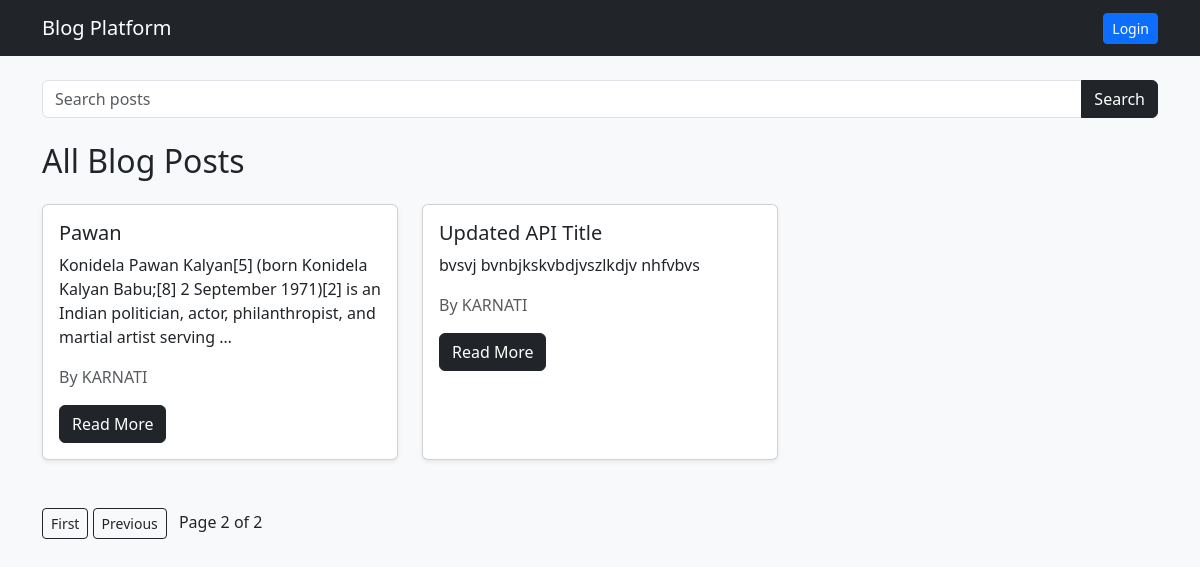
Screenshot of /?page=2 with the database file from the repository.
### blog/models.py (models this page shows, shortened)
class Post(models.Model):
    author = models.ForeignKey(
        User,
        on_delete=models.CASCADE
    )
    title = models.CharField(max_length=200)
    content = models.TextField()
    image = models.ImageField(
        upload_to='post_images/',
        blank=True,
        null=True
    )
    likes = models.ManyToManyField(
        User,
        related_name='liked_posts',
        blank=True
    )
    created_at = models.DateTimeField(
        auto_now_add=True
    )

### blog/views.py (the view)
# urls.py: path('', views.home, name='home'),
def home(request):
    posts_list = Post.objects.all().order_by('-created_at')
    paginator = Paginator(posts_list, 3)
    page_number = request.GET.get('page')
    posts = paginator.get_page(page_number)
    return render(request, 'home.html', {
        'posts': posts
    })

### templates/home.html (shortened to what this page needs)
{% extends 'base.html' %}
{% block content %}
<h2 class="mb-4">
    All Blog Posts
</h2>
<div class="row">
{% for post in posts %}
<div class="col-md-4 mb-4">
    <div class="card h-100 shadow-sm">
        <div class="card-body">
            <h5 class="card-title">
                {{ post.title }}
            </h5>
            <p class="card-text">
                {{ post.content|truncatewords:20 }}
            </p>
            <p class="text-muted">
                By {{ post.author.username }}
            </p>
            <a
                href="{% url 'post_detail' post.id %}"
                class="btn btn-dark"
            >
                Read More
            </a>
        </div>
    </div>
</div>
{% empty %}
<p>No posts available.</p>
{% endfor %}
</div>
<div class="mt-4">
    {% if posts.has_previous %}
        <a
            href="?page=1"
            class="btn btn-outline-dark btn-sm"
        >
            First
        </a>
        <a
            href="?page={{ posts.previous_page_number }}"
            class="btn btn-outline-dark btn-sm"
        >
            Previous
        </a>
    {% endif %}
    <span class="mx-2">
        Page {{ posts.number }}
        of
        {{ posts.paginator.num_pages }}
    </span>
</div>
{% endblock %}

### rows the page displays
Post: title "Pawan", content "Konidela Pawan Kalyan[5] (born Konidela Kalyan Babu;[8] 2 September 1971)[2] is an Indian politician, actor, philanthropist, and martial artist serving …", author.username "KARNATI"
Post: title "Updated API Title", content "bvsvj bvnbjkskvbdjvszlkdjv nhfvbvs", author.username "KARNATI"

### other values shown
{{ posts.number }} "2"
{{ posts.paginator.num_pages }} "2"
